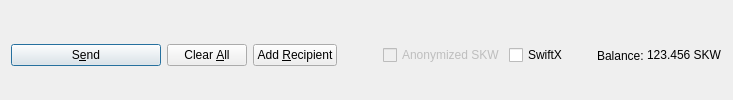
         <widget class="QFrame" name="frame_Send">
          <layout class="QHBoxLayout" name="horizontalLayout">
           <property name="bottomMargin">
            <number>0</number>
           </property>
           <item>
            <widget class="QPushButton" name="sendButton">
             <property name="minimumSize">
              <size>
               <width>150</width>
               <height>0</height>
              </size>
             </property>
             <property name="toolTip">
              <string>Confirm the send action</string>
             </property>
             <property name="text">
              <string>S&amp;end</string>
             </property>
             <property name="icon">
              <iconset resource="../SKW.qrc">
               <normaloff>:/icons/send</normaloff>:/icons/send</iconset>
             </property>
             <property name="autoDefault">
              <bool>false</bool>
             </property>
             <property name="default">
              <bool>true</bool>
             </property>
            </widget>
           </item>
           <item>
            <widget class="QPushButton" name="clearButton">
             <property name="sizePolicy">
              <sizepolicy hsizetype="Minimum" vsizetype="Fixed">
               <horstretch>0</horstretch>
               <verstretch>0</verstretch>
              </sizepolicy>
             </property>
             <property name="toolTip">
              <string>Clear all fields of the form.</string>
             </property>
             <property name="text">
              <string>Clear &amp;All</string>
             </property>
             <property name="icon">
              <iconset resource="../SKW.qrc">
               <normaloff>:/icons/remove</normaloff>:/icons/remove</iconset>
             </property>
             <property name="autoDefault">
              <bool>false</bool>
             </property>
            </widget>
           </item>
           <item>
            <widget class="QPushButton" name="addButton">
             <property name="toolTip">
              <string>Send to multiple recipients at once</string>
             </property>
             <property name="text">
              <string>Add &amp;Recipient</string>
             </property>
             <property name="icon">
              <iconset resource="../SKW.qrc">
               <normaloff>:/icons/add</normaloff>:/icons/add</iconset>
             </property>
             <property name="autoDefault">
              <bool>false</bool>
             </property>
            </widget>
           </item>
           <item>
            <spacer name="horizontalSpacer">
             <property name="orientation">
              <enum>Qt::Horizontal</enum>
             </property>
             <property name="sizeHint" stdset="0">
              <size>
               <width>40</width>
               <height>20</height>
              </size>
             </property>
            </spacer>
           </item>
           <item>
            <layout class="QHBoxLayout" name="horizontalLayout_2">
             <property name="spacing">
              <number>3</number>
             </property>
             <item>
              <widget class="QCheckBox" name="checkxSKW">
               <property name="enabled">
                <bool>false</bool>
               </property>
               <property name="text">
                <string>Anonymized SKW</string>
               </property>
              </widget>
             </item>
             <item>
              <widget class="QCheckBox" name="checkSwiftTX">
               <property name="enabled">
                <bool>true</bool>
               </property>
               <property name="minimumSize">
                <size>
                 <width>85</width>
                 <height>0</height>
                </size>
               </property>
               <property name="text">
                <string>SwiftX</string>
               </property>
              </widget>
             </item>
             <item>
              <widget class="QLabel" name="label">
               <property name="text">
                <string>Balance:</string>
               </property>
              </widget>
             </item>
             <item>
              <widget class="QLabel" name="labelBalance">
               <property name="sizePolicy">
                <sizepolicy hsizetype="Preferred" vsizetype="Fixed">
                 <horstretch>0</horstretch>
                 <verstretch>0</verstretch>
                </sizepolicy>
               </property>
               <property name="cursor">
                <cursorShape>IBeamCursor</cursorShape>
               </property>
               <property name="text">
                <string notr="true">123.456 SKW</string>
               </property>
               <property name="textInteractionFlags">
                <set>Qt::LinksAccessibleByMouse|Qt::TextSelectableByKeyboard|Qt::TextSelectableByMouse</set>
               </property>
              </widget>
             </item>
            </layout>
           </item>
          </layout>
         </widget>
